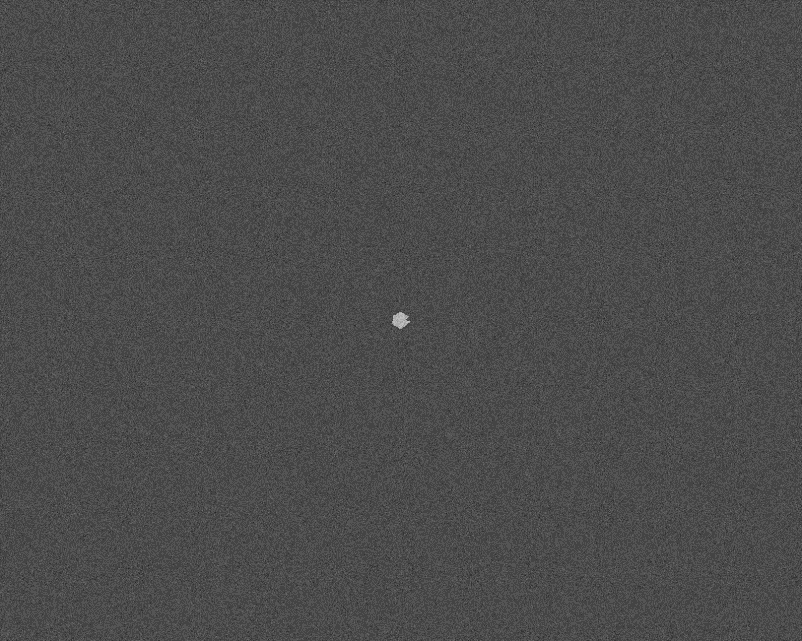
%> input picture homework/C7_4.jpg, 802 x 641 px
$ octave C7_4.m   (GNU Octave 9; MATLAB toolbox functions it lacks are replaced by stand-ins)
%> lines starting %> are read from the running program, lines starting %| are printed output that depends on the picture; in (x1, y1, x2, y2) boxes, pixels count from 0 and x2, y2 are one past the last pixel; in counts of white or black regions, pixels touching at a corner belong together; the program's own positions count from 1
clc,clear,close all;
image=imread('C7_4.jpg');
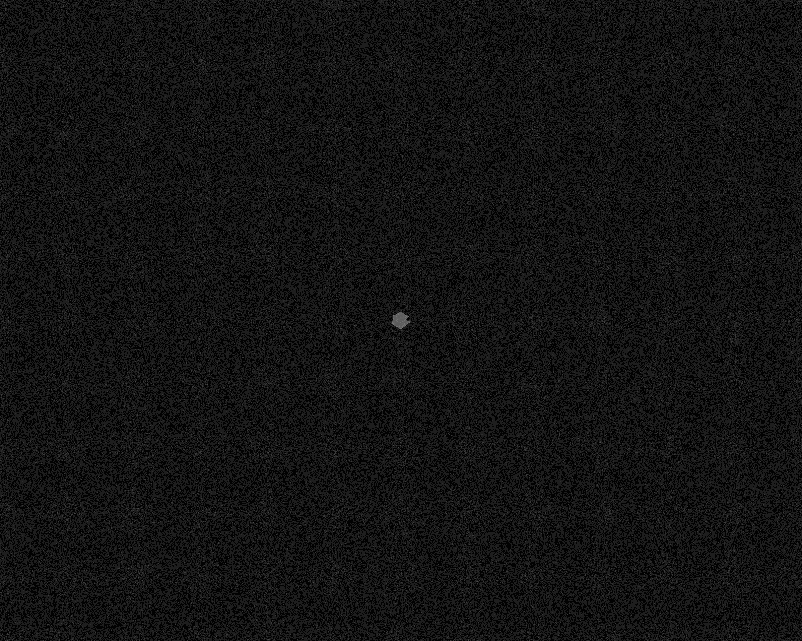
%> image: size 641x802 uint8; min 2, max 116, mean 18.7
image_th=(image>80); %设定阈值为80
%> image_th: size 641x802 logical; 0.04% white; 1 white region, box (x1, y1, x2, y2) and area: (392, 312, 410, 329) 200
[x, y]=find(image_th==1); %找出物体在图像中的位置
%> x = 200 values from 313 to 329; y = 200 values from 393 to 410
subplot(2,2,1),imshow(image),title('原图');
subplot(2,2,2),imshow(image_th),title('阈值分割图');
subplot(2,2,3),imshow(image(min(x):max(x),min(y):max(y))),title('原图局部放大');
subplot(2,2,4),imshow(image_th(min(x):max(x),min(y):max(y))),title('阈值分割图局部放大');
%> after `title('阈值分割图局部放大')`:
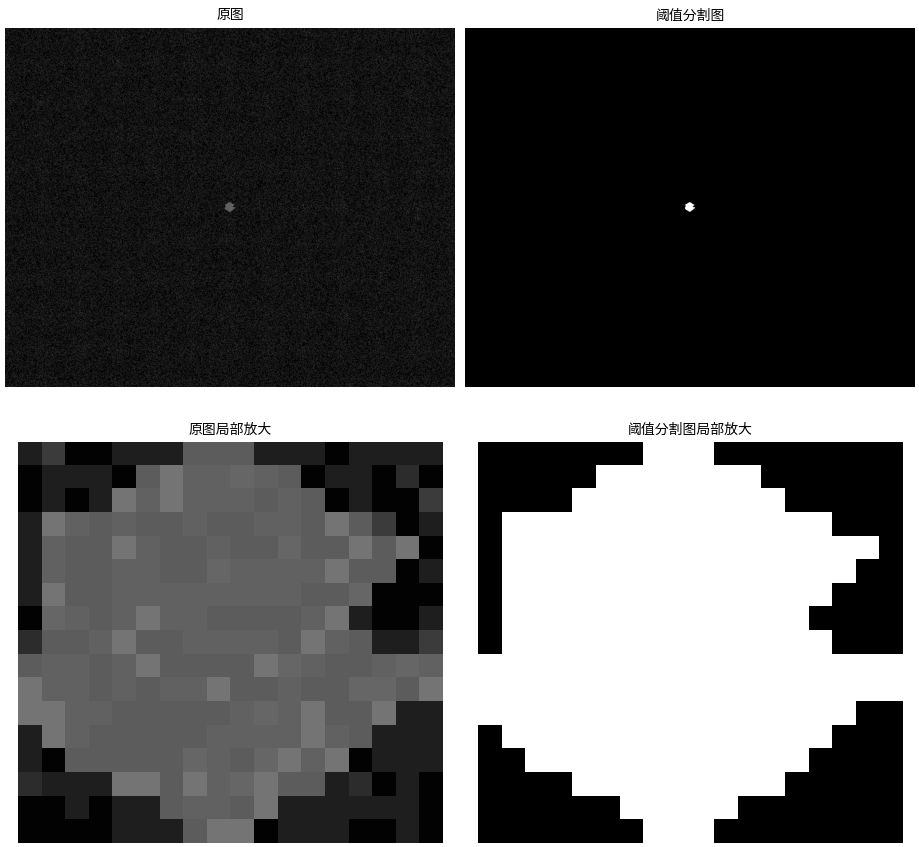
%> figure redrawn from the program's plot data, 4 panels
